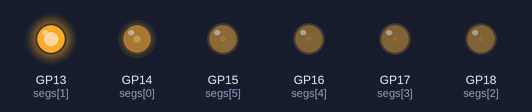
The program below on a simulated Raspberry Pi Pico running MicroPython. On the bench: output pins drawn as LEDs (lit = HIGH).

Above: at 0.05 s.
At 0.45 s:
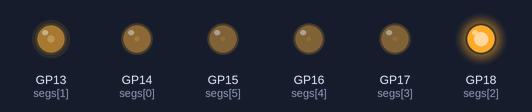
At 0.9 s:
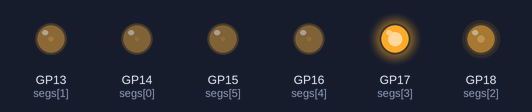
At 1.1 s:
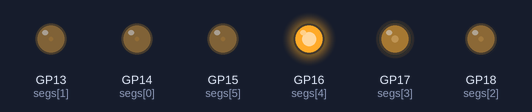
At 1.35 s:
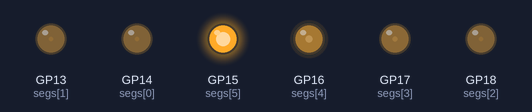
At 1.8 s:
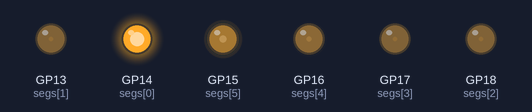
Timing chart, 0 to 4.1 s (numbered marks = the images above):
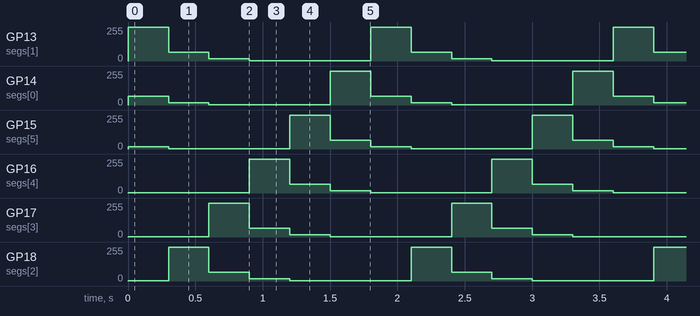

The program:

7seg_round.py
```python
import time
from machine import Pin, PWM
# piny odpowiadające segmentom wyświetlacza
a = 14
b = 13
c = 18
d = 17
e = 16
f = 15

segs = [PWM(Pin(a)),
        PWM(Pin(b)),
        PWM(Pin(c)),
        PWM(Pin(d)),
        PWM(Pin(e)),
        PWM(Pin(f))]

i = 0
while True:
    p = (i + 5) % 6 # poprzedni segment
    n = (i + 1) % 6 # nastepny segment
    for q in range(0, len(segs)):
        if q not in [p,i,n]:
            segs[q].duty_u16(2**8) # wygaszanie pozostałych

    segs[n].duty_u16((2**16) -2)
    segs[i].duty_u16(2**14)
    segs[p].duty_u16(2**12)

    i = (i + 1) % 6 # przechodzimy do nastepnego segmentu

    time.sleep(.3)
```

Measured:
- by itself, GP13 (segs[1]): repeats every 1.8 s: 64/255 0.30 s, 16/255 0.30 s, 1/255 0.90 s, 255/255 0.30 s
- by itself, GP14 (segs[0]): repeats every 1.8 s: 16/255 0.30 s, 1/255 0.90 s, 255/255 0.30 s, 64/255 0.30 s
- by itself, GP15 (segs[5]): repeats every 1.8 s: 1/255 0.90 s, 255/255 0.30 s, 64/255 0.30 s, 16/255 0.30 s
- by itself, GP16 (segs[4]), GP17 (segs[3]), GP18 (segs[2]): repeats every 1.8 s: 255/255 0.30 s, 64/255 0.30 s, 16/255 0.30 s, 1/255 0.90 s
